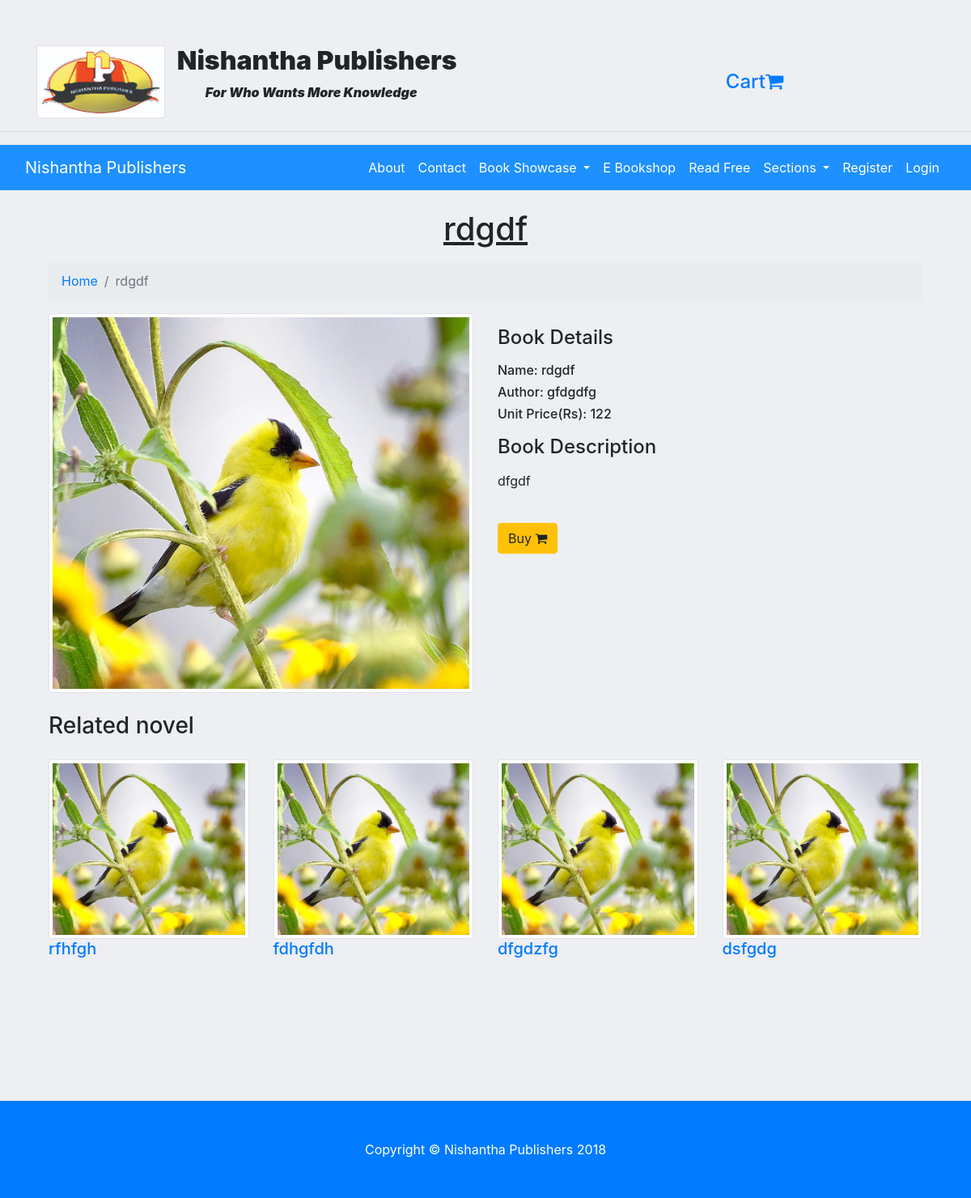
The page /book-single/2 on the database as committed earlier.
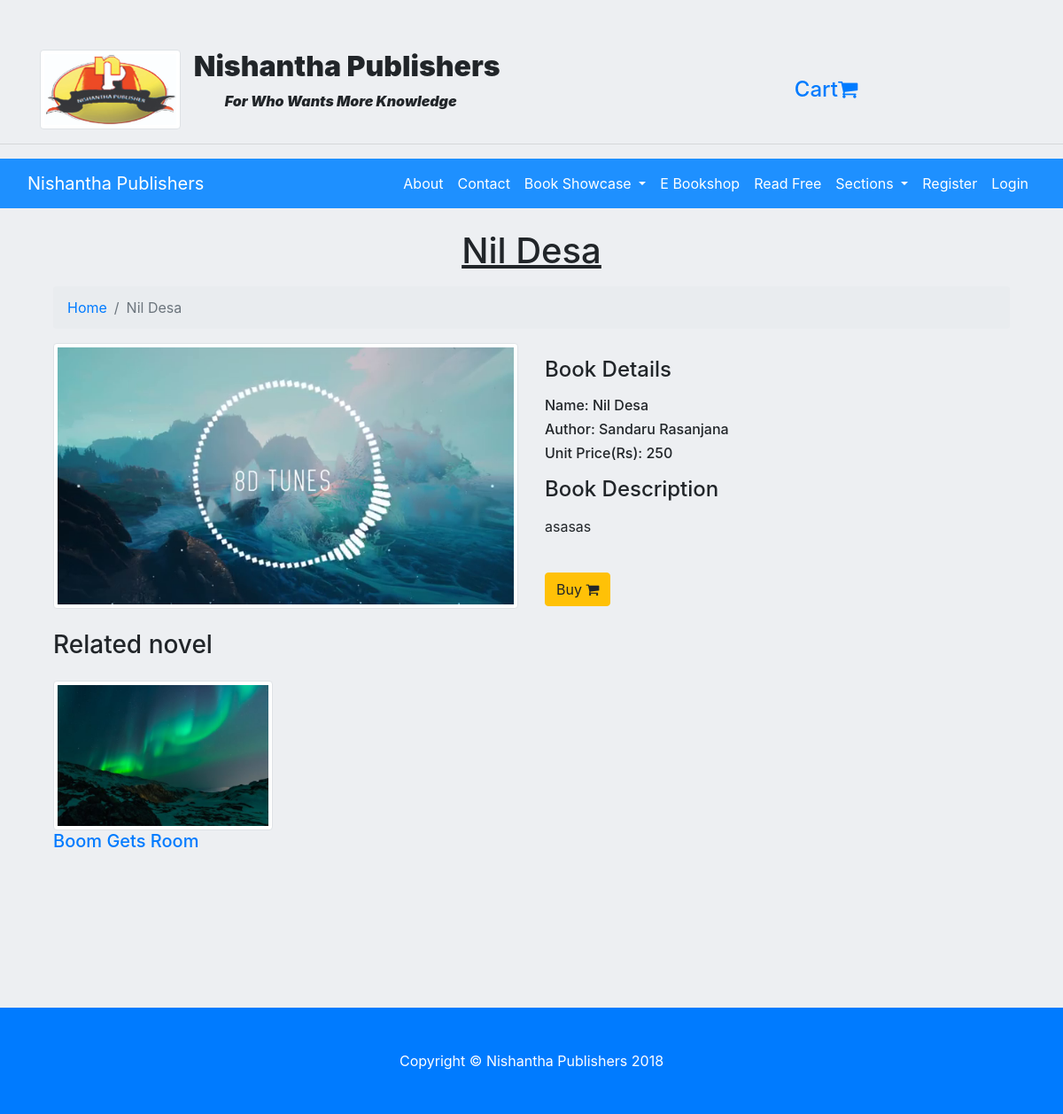
The same page on the database as committed later.
### book_1/models.py (models this page shows, shortened)
class Book(models.Model):
    title = models.CharField(max_length=150)
    author = models.CharField(max_length=150)
    book_type = models.ForeignKey(BookType, on_delete=models.CASCADE)
    description = models.TextField(max_length=500)
    cover_photo = models.FileField()
    preview = models.FileField()
    price = models.IntegerField()
    google_drive = models.CharField(max_length=5000, blank=True)
    read_free = models.BooleanField(default=False)

class BookType(models.Model):
    title = models.CharField(max_length=250)
    def __str__(self):
        return str(self.title)

### book_single/views.py (the view, shortened to what this page needs)
# urls.py: path('<int:pk>', views.IndexBookDetailView.as_view(), name='index'),
class IndexBookDetailView(generic.DetailView):
    model = Book
    template_name = 'book_single/index_book_detail.html'
    def get_context_data(self, **kwargs):
        context = super().get_context_data(**kwargs)
        related_books = []
        book_count = 0
        book_type_1 = BookType.objects.get(pk=1)
        book_type_2 = BookType.objects.get(pk=2)
        book_type_3 = BookType.objects.get(pk=3)
        book_type_4 = BookType.objects.get(pk=4)
        current_book = get_object_or_404(Book, pk=self.kwargs['pk'])
        if current_book.book_type.title == book_type_1.title:
            for book in book_type_1.book_set.all():
                if book.cover_photo.url != current_book.cover_photo.url:
                    if book_count >= 4:
                        break
                    else:
                        related_books.append(book)
                        book_count += 1
            context['related_book_list'] = related_books
        return context

### book_single/templates/book_single/index_book_detail.html (shortened to what this page needs)
{% extends 'base.html' %}
{% block body %}
<div class="container">
  <h1 class="mt-4 mb-3 sanda-topic-style">{{ object.title }}
  </h1>
  <ol class="breadcrumb">
    <li class="breadcrumb-item">
      <a href="{% url 'books:index' %}">Home</a>
    </li>
    <li class="breadcrumb-item active">{{ object.title }}</li>
  </ol>
  <div class="row">
    <div class="col-md-6">
      <img class="img-fluid rounded img-thumbnail" src="{{ object.cover_photo.url }}" alt="{{ object.title }}" width="750">
    </div>
    <div class="col-md-6">
      <h4 class="my-3">Book Details</h4>
      <h6>Name: {{ object.title }}</h6>
      <h6>Author: {{ object.author }}</h6>
      <h6>Unit Price(Rs): {{ object.price }}</h6>
      <h4 class="my-3">Book Description</h4>
      <p>{{ object.description }}</p>
      <br>
      <a class="btn btn-warning" href="{% url 'shop:book_buy' pk=book.pk %}">Buy
        <span class="fa fa-shopping-cart"></span>
      </a>
    </div>
  </div>
  <h3 class="my-4">Related {{ object.book_type }}</h3>
  <div class="row">
    {% if related_book_list %}
    {% for book in related_book_list %}
    <div class="col-md-3 col-sm-6 mb-4">
      <a href="{% url 'book_single:index' pk=book.pk %}">
        <img class="img img-fluid img-thumbnail" src="{{ book.cover_photo.url }}" alt="{{ book.title }}">
        <h5>{{ book.title }}</h5>
      </a>
    </div>
    {% endfor %}
    {% else %}
    <div style="width:100%;">
      <h4 style="text-align:center;">No Related Books Found!</h4>
    </div>
    {% endif %}
  </div>
</div>
{% endblock %}

Rows that differ between the two databases and show on the page:
no longer on this page (row edited): Book: cover_photo (picture), title "rfhfgh"
removed Book: cover_photo (picture), title "dfgdzfg"
removed Book: cover_photo (picture), title "dsfgdg"
changed Book "novel": title "rdgdf" → "Nil Desa"; cover_photo: a different picture; author "gfdgdfg" → "Sandaru Rasanjana"; price "122" → "250"; description "dfgdf" → "asasas"
changed Book: cover_photo: a different picture; title "fdhgfdh" → "Boom Gets Room"
